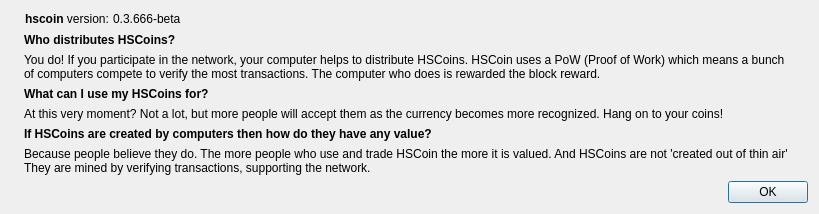
<?xml version="1.0" encoding="UTF-8"?>
<ui version="4.0">
 <class>FAQDialog</class>
 <widget class="QDialog" name="FAQDialog">
  <property name="geometry">
   <rect>
    <x>0</x>
    <y>0</y>
    <width>819</width>
    <height>206</height>
   </rect>
  </property>
  <property name="windowTitle">
   <string>HSCoin FAQ</string>
  </property>
  <layout class="QHBoxLayout" name="horizontalLayout_2">
   <item>
    <widget class="QLabel" name="label_4">
     <property name="sizePolicy">
      <sizepolicy hsizetype="Preferred" vsizetype="Ignored">
       <horstretch>0</horstretch>
       <verstretch>0</verstretch>
      </sizepolicy>
     </property>
     <property name="pixmap">
      <pixmap resource="../bitcoin.qrc">:/images/about</pixmap>
     </property>
    </widget>
   </item>
   <item>
    <layout class="QVBoxLayout" name="verticalLayout_2">
     <item>
      <widget class="QFrame" name="frame">
       <property name="sizePolicy">
        <sizepolicy hsizetype="Fixed" vsizetype="Fixed">
         <horstretch>0</horstretch>
         <verstretch>0</verstretch>
        </sizepolicy>
       </property>
       <layout class="QHBoxLayout" name="horizontalLayout" stretch="0,0">
        <property name="spacing">
         <number>0</number>
        </property>
        <property name="sizeConstraint">
         <enum>QLayout::SetFixedSize</enum>
        </property>
        <property name="margin">
         <number>1</number>
        </property>
        <item>
         <widget class="QLabel" name="label">
          <property name="sizePolicy">
           <sizepolicy hsizetype="Fixed" vsizetype="Fixed">
            <horstretch>0</horstretch>
            <verstretch>0</verstretch>
           </sizepolicy>
          </property>
          <property name="maximumSize">
           <size>
            <width>16777215</width>
            <height>267</height>
           </size>
          </property>
          <property name="cursor">
           <cursorShape>IBeamCursor</cursorShape>
          </property>
          <property name="text">
           <string>&lt;html&gt;&lt;head/&gt;&lt;body&gt;&lt;p&gt;&lt;span style=&quot; font-weight:600;&quot;&gt;hscoin&lt;/span&gt; version: &lt;/p&gt;&lt;/body&gt;&lt;/html&gt;</string>
          </property>
          <property name="textInteractionFlags">
           <set>Qt::LinksAccessibleByMouse|Qt::TextSelectableByKeyboard|Qt::TextSelectableByMouse</set>
          </property>
         </widget>
        </item>
        <item>
         <widget class="QLabel" name="versionLabel">
          <property name="sizePolicy">
           <sizepolicy hsizetype="Fixed" vsizetype="Fixed">
            <horstretch>0</horstretch>
            <verstretch>0</verstretch>
           </sizepolicy>
          </property>
          <property name="cursor">
           <cursorShape>IBeamCursor</cursorShape>
          </property>
          <property name="text">
           <string notr="true">0.3.666-beta</string>
          </property>
          <property name="textFormat">
           <enum>Qt::RichText</enum>
          </property>
          <property name="textInteractionFlags">
           <set>Qt::LinksAccessibleByMouse|Qt::TextSelectableByKeyboard|Qt::TextSelectableByMouse</set>
          </property>
         </widget>
        </item>
       </layout>
      </widget>
     </item>
     <item>
      <widget class="QLabel" name="label_2">
       <property name="sizePolicy">
        <sizepolicy hsizetype="Preferred" vsizetype="Maximum">
         <horstretch>0</horstretch>
         <verstretch>0</verstretch>
        </sizepolicy>
       </property>
       <property name="text">
        <string>&lt;html&gt;&lt;head/&gt;&lt;body&gt;&lt;p&gt;&lt;span style=&quot; font-weight:600;&quot;&gt;Who distributes HSCoins?&lt;/span&gt;&lt;/p&gt;&lt;/body&gt;&lt;/html&gt;</string>
       </property>
       <property name="textInteractionFlags">
        <set>Qt::LinksAccessibleByMouse|Qt::TextSelectableByMouse</set>
       </property>
      </widget>
     </item>
     <item>
      <widget class="QLabel" name="label_3">
       <property name="sizePolicy">
        <sizepolicy hsizetype="Preferred" vsizetype="Maximum">
         <horstretch>0</horstretch>
         <verstretch>0</verstretch>
        </sizepolicy>
       </property>
       <property name="text">
        <string>You do! If you participate in the network, your computer helps to distribute HSCoins. HSCoin uses a PoW (Proof of Work) which means a bunch
of computers compete to verify the most transactions. The computer who does is rewarded the block reward.</string>
       </property>
      </widget>
     </item>
     <item>
      <widget class="QLabel" name="label_5">
       <property name="sizePolicy">
        <sizepolicy hsizetype="Preferred" vsizetype="Maximum">
         <horstretch>0</horstretch>
         <verstretch>0</verstretch>
        </sizepolicy>
       </property>
       <property name="text">
        <string>&lt;html&gt;&lt;head/&gt;&lt;body&gt;&lt;p&gt;&lt;span style=&quot; font-weight:600;&quot;&gt;What can I use my HSCoins for?&lt;/span&gt;&lt;/p&gt;&lt;/body&gt;&lt;/html&gt;</string>
       </property>
      </widget>
     </item>
     <item>
      <widget class="QLabel" name="label_6">
       <property name="sizePolicy">
        <sizepolicy hsizetype="Preferred" vsizetype="Maximum">
         <horstretch>0</horstretch>
         <verstretch>0</verstretch>
        </sizepolicy>
       </property>
       <property name="text">
        <string>At this very moment? Not a lot, but more people will accept them as the currency becomes more recognized. Hang on to your coins!</string>
       </property>
      </widget>
     </item>
     <item>
      <widget class="QLabel" name="label_7">
       <property name="sizePolicy">
        <sizepolicy hsizetype="Preferred" vsizetype="Maximum">
         <horstretch>0</horstretch>
         <verstretch>0</verstretch>
        </sizepolicy>
       </property>
       <property name="text">
        <string>&lt;html&gt;&lt;head/&gt;&lt;body&gt;&lt;p&gt;&lt;span style=&quot; font-weight:600;&quot;&gt;If HSCoins are created by computers then how do they have any value?&lt;/span&gt;&lt;/p&gt;&lt;/body&gt;&lt;/html&gt;</string>
       </property>
      </widget>
     </item>
     <item>
      <widget class="QLabel" name="label_8">
       <property name="text">
        <string>Because people believe they do. The more people who use and trade HSCoin the more it is valued. And HSCoins are not 'created out of thin air'
They are mined by verifying transactions, supporting the network.</string>
       </property>
      </widget>
     </item>
     <item>
      <widget class="QDialogButtonBox" name="buttonBox">
       <property name="orientation">
        <enum>Qt::Horizontal</enum>
       </property>
       <property name="standardButtons">
        <set>QDialogButtonBox::Ok</set>
       </property>
      </widget>
     </item>
    </layout>
   </item>
  </layout>
 </widget>
 <resources>
  <include location="../bitcoin.qrc"/>
 </resources>
 <connections>
  <connection>
   <sender>buttonBox</sender>
   <signal>accepted()</signal>
   <receiver>FAQDialog</receiver>
   <slot>accept()</slot>
   <hints>
    <hint type="sourcelabel">
     <x>360</x>
     <y>308</y>
    </hint>
    <hint type="destinationlabel">
     <x>157</x>
     <y>274</y>
    </hint>
   </hints>
  </connection>
  <connection>
   <sender>buttonBox</sender>
   <signal>rejected()</signal>
   <receiver>FAQDialog</receiver>
   <slot>reject()</slot>
   <hints>
    <hint type="sourcelabel">
     <x>428</x>
     <y>308</y>
    </hint>
    <hint type="destinationlabel">
     <x>286</x>
     <y>274</y>
    </hint>
   </hints>
  </connection>
 </connections>
</ui>
